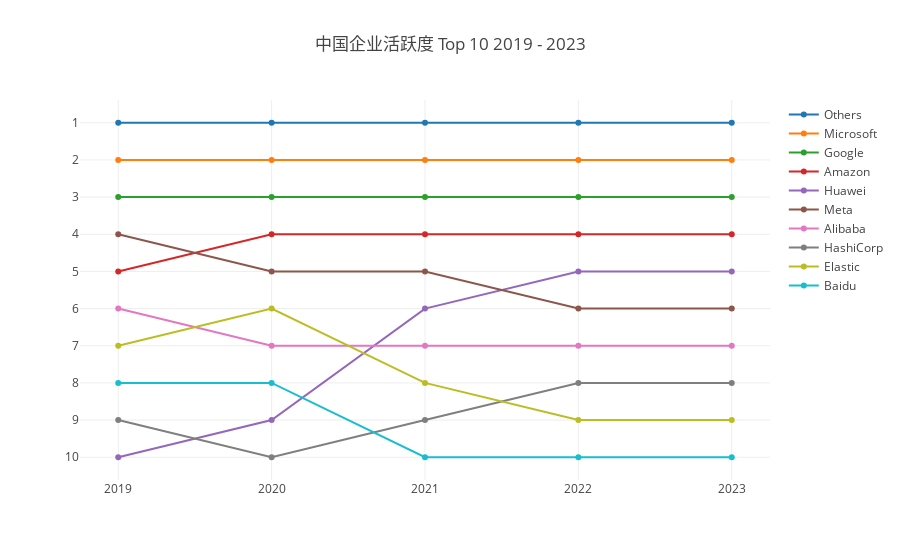

This figure's notebook cell:
### Code cell
processRegionsCompanyRepoActivity({"labelIntersect": [':regions/CN', 'Company']}, "中国企业")

### Figure 1 — Plotly figure (JSON) as saved in the notebook; plotly's stock layout.template omitted (floating-point values rounded to 4 significant figures)
{"data": [{"name": "Others", "type": "scatter", "x": [2019, 2020, 2021, 2022, 2023], "y": [1, 1, 1, 1, 1]}, {"name": "Microsoft", "type": "scatter", "x": [2019, 2020, 2021, 2022, 2023], "y": [2, 2, 2, 2, 2]}, {"name": "Google", "type": "scatter", "x": [2019, 2020, 2021, 2022, 2023], "y": [3, 3, 3, 3, 3]}, {"name": "Amazon", "type": "scatter", "x": [2019, 2020, 2021, 2022, 2023], "y": [5, 4, 4, 4, 4]}, {"name": "Huawei", "type": "scatter", "x": [2019, 2020, 2021, 2022, 2023], "y": [10, 9, 6, 5, 5]}, {"name": "Meta", "type": "scatter", "x": [2019, 2020, 2021, 2022, 2023], "y": [4, 5, 5, 6, 6]}, {"name": "Alibaba", "type": "scatter", "x": [2019, 2020, 2021, 2022, 2023], "y": [6, 7, 7, 7, 7]}, {"name": "HashiCorp", "type": "scatter", "x": [2019, 2020, 2021, 2022, 2023], "y": [9, 10, 9, 8, 8]}, {"name": "Elastic", "type": "scatter", "x": [2019, 2020, 2021, 2022, 2023], "y": [7, 6, 8, 9, 9]}, {"name": "Baidu", "type": "scatter", "x": [2019, 2020, 2021, 2022, 2023], "y": [8, 8, 10, 10, 10]}], "layout": {"autosize": true, "title": {"text": "中国企业活跃度 Top 10 2019 - 2023"}, "xaxis": {"autorange": true, "range": [-0.2424, 4.242], "type": "category"}, "yaxis": {"autorange": true, "dtick": 1, "range": [10.74, 0.2573], "type": "linear"}}}
